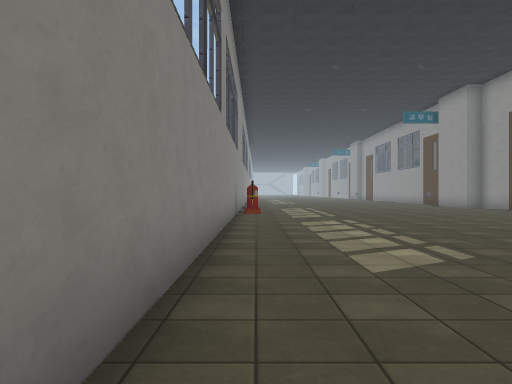
[1] (above)

19 first-person views from a walk through a scene from a Unity 3-D project. The camera is 1.4 m above the floor, looks level and sees 70° across. The floor is counted in squares, 2 m on a side. Each view is taken from the middle of a square. On the plan, view 1 faces up. The plan holds only what a view shows up to about 11 squares ahead; the rest is blank. The place goes on beyond the plan. Some animated figures are not drawn. Some surface patterns are stand-ins.

[2]
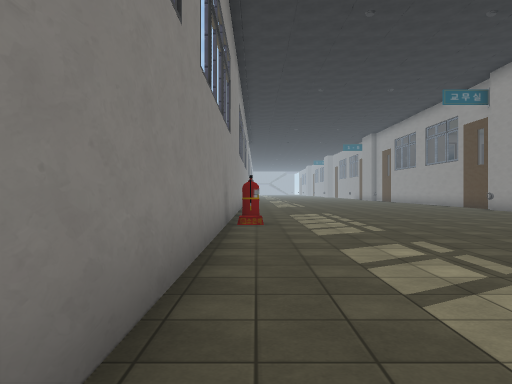

[3]
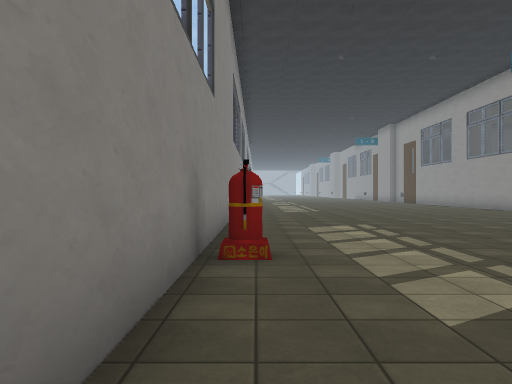

[4]
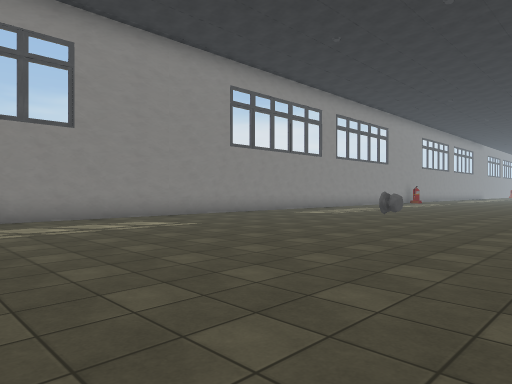

[5]
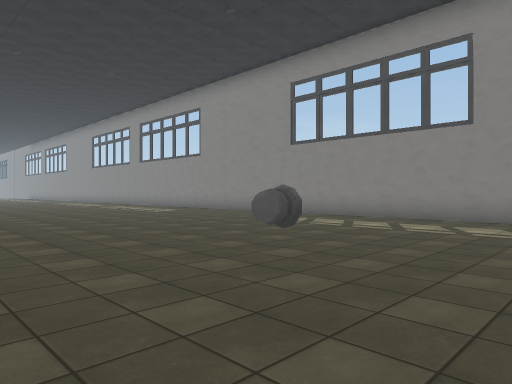

[6]
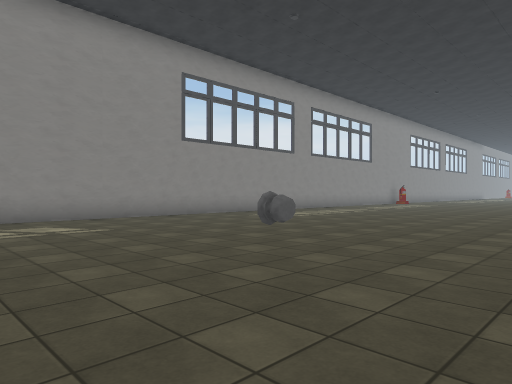

[7]
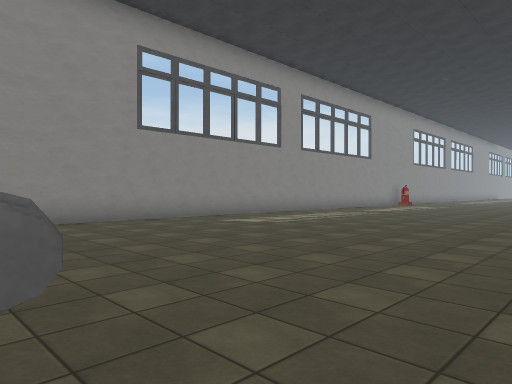

[8]
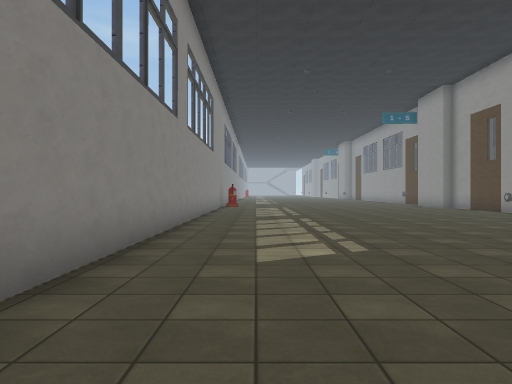

[9]
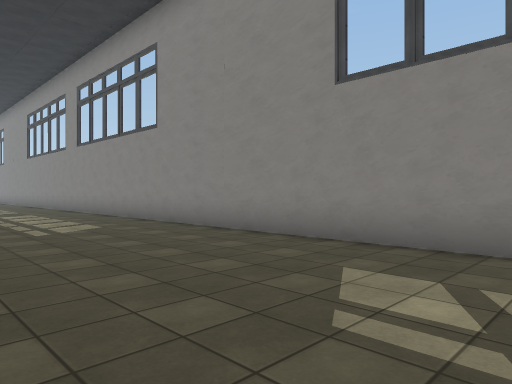

[10]
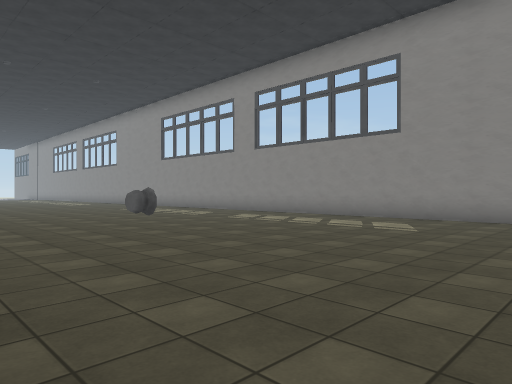

[11]
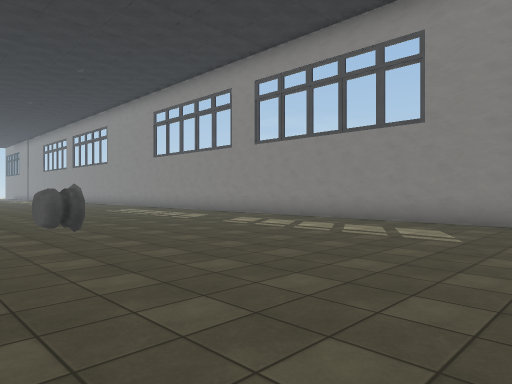

[12]
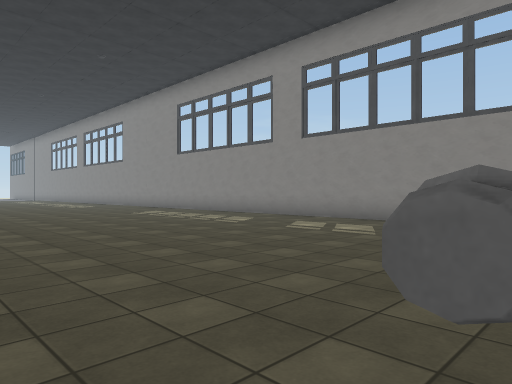

[13]
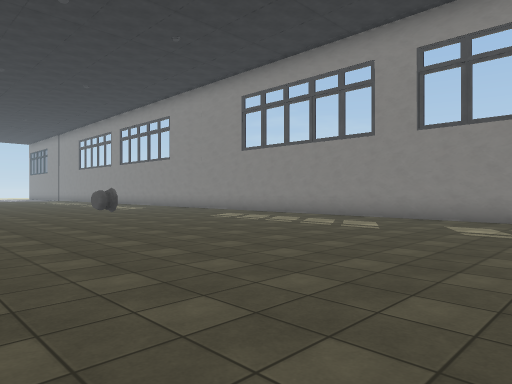

[14]
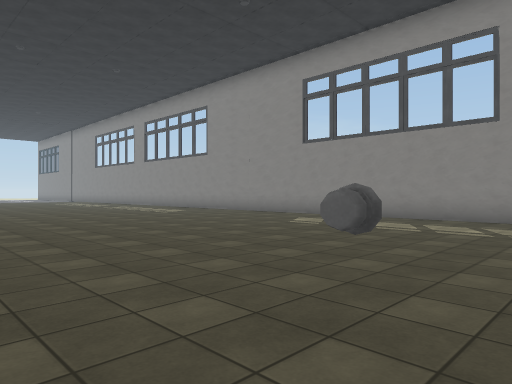

[15]
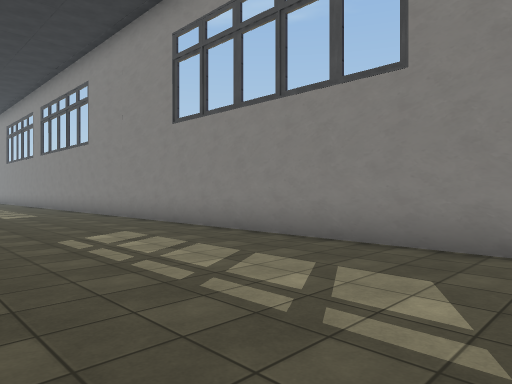

[16]
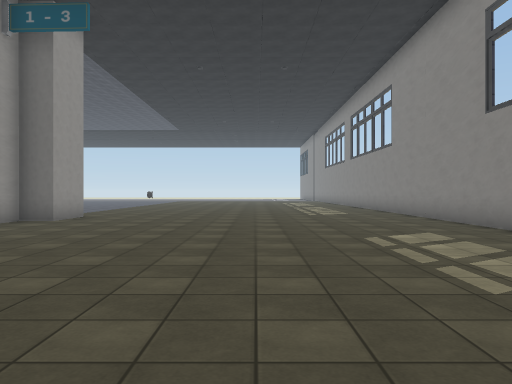

[17]
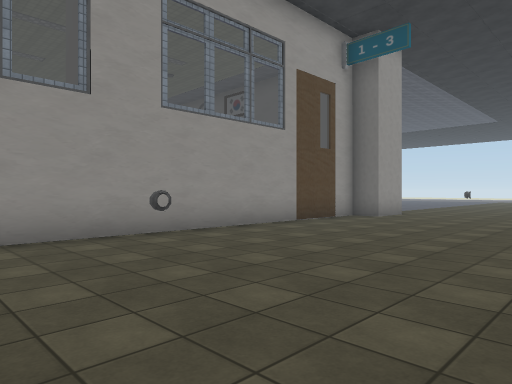

[18]
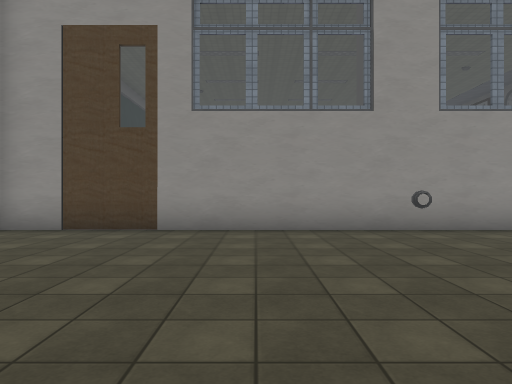

[19]
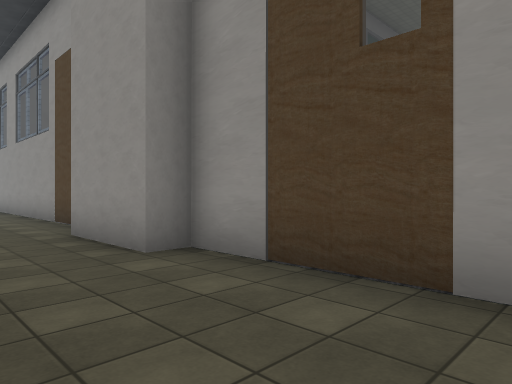

### Floor plan
Key: @ floor where view 1 was taken; # wall or solid block; . floor; O other object.
Columns run from 1 left of view 1 to 10 right of it. Each row starts with its distance up from view 1.
 28 #.........
 27 #.........
 26 #.......#
 25 #........
 24 #........
 23 #........
 22 #........
 21 #.........
 20 #.........
 19 #.........
 18 #.........
 17 #.........
 16 #.........
 15 #.......#..
 14 #..........
 13 #..........
 12 #O.........
 11 #..........
 10 #..........
  9 #.......#..
  8 #..........
  7 #..........#
  6 #..........#
  5 #..........#
  4 #..........#
  3 #..........#
  2 #..........#
  1 #..........
  0 #@........#
 -1 #.........#
 -2 #.......#.##
 -3 #..........#
 -4 #..........#
 -5 #..........#
 -6 #..........#
 -7 #..........#
 -8 #..........#
 -9 #.......#..#
-10 #..........#
-11 #..........#
-12 #..........#
-13 #..........#
-14 #..........#
-15 #..........#
-16 #..........#
-17 #.........##
-18 #.........#
-19 #..........
-20  ...  ...

Positions as (right, up) in squares from view 1, and headings:
1: (0, 0), facing up
2: (0, 4), facing up
3: (0, 8), facing up
4: (9, 11), facing up-left
5: (9, 10), facing down-left
6: (9, 13), facing up-left
7: (8, 15), facing up-left
8: (1, 17), facing up
9: (4, 5), facing down-left
10: (9, 1), facing down-left
11: (8, 0), facing down-left
12: (8, -2), facing down-left
13: (9, -5), facing down-left
14: (9, -8), facing down-left
15: (4, -8), facing down-left
16: (4, -8), facing down
17: (4, -7), facing down-right
18: (3, -7), facing right
19: (7, -6), facing up-right
